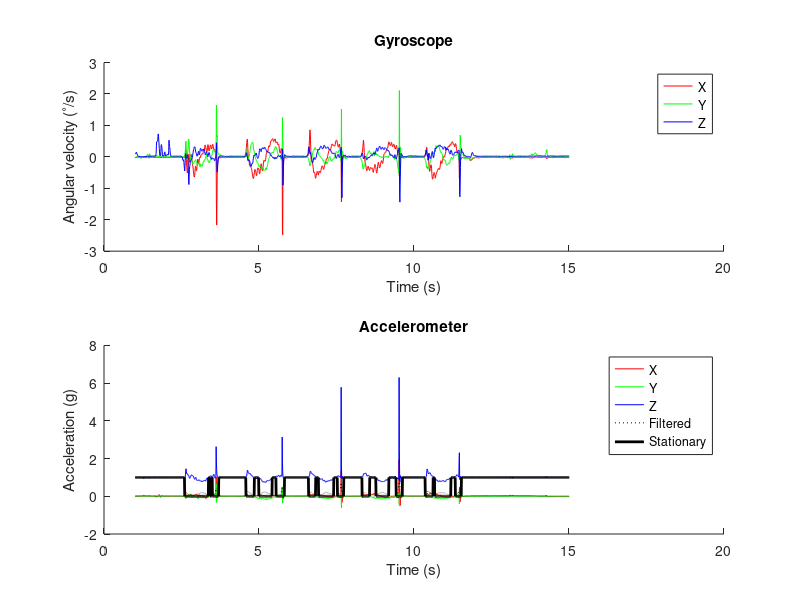

Recreate this plot in MATLAB. (Note: this script raises an error after producing the figure.)
%%
clear;
close all;
clc;
addpath('Quaternions');
addpath('ximu_matlab_library');

%%
datatmp = importdata('output.txt');
t0 = datatmp(1,1);
datatmp(:,1) = datatmp(:,1) - t0;


time = datatmp(:,1)/1e6;
accX = datatmp(:,2);
accY = datatmp(:,3);
accZ = datatmp(:,4);
gyrX = datatmp(:,5);
gyrY = datatmp(:,6);
gyrZ = datatmp(:,7);

samplePeriod = 1/100;
startTime = 1;
stopTime = 15;

clear t0 datatmp ans
%%
% -------------------------------------------------------------------------
% Select dataset (comment in/out)

% filePath = 'Datasets/straightLine';
% startTime = 6;
% stopTime = 26;

% filePath = 'Datasets/stairsAndCorridor';
% startTime = 5;
% stopTime = 53;

% filePath = 'Datasets/spiralStairs';
% startTime = 4;
% stopTime = 47;

% -------------------------------------------------------------------------
% Import data

% samplePeriod = 1/256;
% xIMUdata = xIMUdataClass(filePath, 'InertialMagneticSampleRate', 1/samplePeriod);
% time = xIMUdata.CalInertialAndMagneticData.Time;
% gyrX = xIMUdata.CalInertialAndMagneticData.Gyroscope.X;
% gyrY = xIMUdata.CalInertialAndMagneticData.Gyroscope.Y;
% gyrZ = xIMUdata.CalInertialAndMagneticData.Gyroscope.Z;
% accX = xIMUdata.CalInertialAndMagneticData.Accelerometer.X;
% accY = xIMUdata.CalInertialAndMagneticData.Accelerometer.Y;
% accZ = xIMUdata.CalInertialAndMagneticData.Accelerometer.Z;
% clear('xIMUdata');
%%
% -------------------------------------------------------------------------
% Manually frame data

% startTime = 0;
% stopTime = 10;

indexSel = find(sign(time-startTime)+1, 1) : find(sign(time-stopTime)+1, 1);
time = time(indexSel);
gyrX = gyrX(indexSel, :);
gyrY = gyrY(indexSel, :);
gyrZ = gyrZ(indexSel, :);
accX = accX(indexSel, :);
accY = accY(indexSel, :);
accZ = accZ(indexSel, :);

% -------------------------------------------------------------------------
% Detect stationary periods

% Compute accelerometer magnitude
acc_mag = sqrt(accX.*accX + accY.*accY + accZ.*accZ);

% HP filter accelerometer data
filtCutOff = 0.001;
[b, a] = butter(1, (2*filtCutOff)/(1/samplePeriod), 'high');
acc_magFilt = filtfilt(b, a, acc_mag);

% Compute absolute value
acc_magFilt = abs(acc_magFilt);

% LP filter accelerometer data
filtCutOff = 5;
[b, a] = butter(1, (2*filtCutOff)/(1/samplePeriod), 'low');
acc_magFilt = filtfilt(b, a, acc_magFilt);

% Threshold detection
stationary = acc_magFilt < 0.05;

% -------------------------------------------------------------------------
% Plot data raw sensor data and stationary periods

figure('Position', [9 39 900 600], 'NumberTitle', 'off', 'Name', 'Sensor Data');
ax(1) = subplot(2,1,1);
    hold on;
    plot(time, gyrX, 'r');
    plot(time, gyrY, 'g');
    plot(time, gyrZ, 'b');
    title('Gyroscope');
    xlabel('Time (s)');
    ylabel('Angular velocity (^\circ/s)');
    legend('X', 'Y', 'Z');
    hold off;
ax(2) = subplot(2,1,2);
    hold on;
    plot(time, accX, 'r');
    plot(time, accY, 'g');
    plot(time, accZ, 'b');
    plot(time, acc_magFilt, ':k');
    plot(time, stationary, 'k', 'LineWidth', 2);
    title('Accelerometer');
    xlabel('Time (s)');
    ylabel('Acceleration (g)');
    legend('X', 'Y', 'Z', 'Filtered', 'Stationary');
    hold off;
linkaxes(ax,'x');

% -------------------------------------------------------------------------
% Compute orientation

quat = zeros(length(time), 4);
AHRSalgorithm = AHRS('SamplePeriod', 1/256, 'Kp', 1, 'KpInit', 1);

% Initial convergence
initPeriod = 2;
indexSel = 1 : find(sign(time-(time(1)+initPeriod))+1, 1);
for i = 1:2000
    AHRSalgorithm.UpdateIMU([0 0 0], [mean(accX(indexSel)) mean(accY(indexSel)) mean(accZ(indexSel))]);
end

% For all data
for t = 1:length(time)
    if(stationary(t))
        AHRSalgorithm.Kp = 0.5;
    else
        AHRSalgorithm.Kp = 0;
    end
    AHRSalgorithm.UpdateIMU(deg2rad([gyrX(t) gyrY(t) gyrZ(t)]), [accX(t) accY(t) accZ(t)]);
    quat(t,:) = AHRSalgorithm.Quaternion;
end

% -------------------------------------------------------------------------
% Compute translational accelerations

% Rotate body accelerations to Earth frame
acc = quaternRotate([accX accY accZ], quaternConj(quat));

% % Remove gravity from measurements
% acc = acc - [zeros(length(time), 2) ones(length(time), 1)];     % unnecessary due to velocity integral drift compensation

% Convert acceleration measurements to m/s/s
acc = acc * 9.81;

% Plot translational accelerations
figure('Position', [9 39 900 300], 'NumberTitle', 'off', 'Name', 'Accelerations');
hold on;
plot(time, acc(:,1), 'r');
plot(time, acc(:,2), 'g');
plot(time, acc(:,3), 'b');
title('Acceleration');
xlabel('Time (s)');
ylabel('Acceleration (m/s/s)');
legend('X', 'Y', 'Z');
hold off;

% -------------------------------------------------------------------------
% Compute translational velocities

acc(:,3) = acc(:,3) - 9.81;

% Integrate acceleration to yield velocity
vel = zeros(size(acc));
for t = 2:length(vel)
    vel(t,:) = vel(t-1,:) + acc(t,:) * samplePeriod;
    if(stationary(t) == 1)
        vel(t,:) = [0 0 0];     % force zero velocity when foot stationary
    end
end


% Compute integral drift during non-stationary periods
velDrift = zeros(size(vel));
stationaryStart = find([0; diff(stationary)] == -1);
stationaryEnd = find([0; diff(stationary)] == 1);
for i = 1:numel(stationaryEnd)
    driftRate = vel(stationaryEnd(i)-1, :) / (stationaryEnd(i) - stationaryStart(i));
    enum = 1:(stationaryEnd(i) - stationaryStart(i));
    drift = [enum'*driftRate(1) enum'*driftRate(2) enum'*driftRate(3)];
    velDrift(stationaryStart(i):stationaryEnd(i)-1, :) = drift;
end

% Remove integral drift
vel = vel - velDrift;

% Plot translational velocity
figure('Position', [9 39 900 300], 'NumberTitle', 'off', 'Name', 'Velocity');
hold on;
plot(time, vel(:,1), 'r');
plot(time, vel(:,2), 'g');
plot(time, vel(:,3), 'b');
title('Velocity');
xlabel('Time (s)');
ylabel('Velocity (m/s)');
legend('X', 'Y', 'Z');
hold off;

% -------------------------------------------------------------------------
% Compute translational position

% Integrate velocity to yield position
pos = zeros(size(vel));
for t = 2:length(pos)
    pos(t,:) = pos(t-1,:) + vel(t,:) * samplePeriod;    % integrate velocity to yield position
end

% Plot translational position
figure('Position', [9 39 900 600], 'NumberTitle', 'off', 'Name', 'Position');
hold on;
plot(time, pos(:,1), 'r');
plot(time, pos(:,2), 'g');
plot(time, pos(:,3), 'b');
title('Position');
xlabel('Time (s)');
ylabel('Position (m)');
legend('X', 'Y', 'Z');
hold off;

% -------------------------------------------------------------------------
% Plot 3D foot trajectory

% % Remove stationary periods from data to plot
% posPlot = pos(find(~stationary), :);
% quatPlot = quat(find(~stationary), :);
posPlot = pos;
quatPlot = quat;

% Extend final sample to delay end of animation
extraTime = 20;
onesVector = ones(extraTime*(1/samplePeriod), 1);
posPlot = [posPlot; [posPlot(end, 1)*onesVector, posPlot(end, 2)*onesVector, posPlot(end, 3)*onesVector]];
quatPlot = [quatPlot; [quatPlot(end, 1)*onesVector, quatPlot(end, 2)*onesVector, quatPlot(end, 3)*onesVector, quatPlot(end, 4)*onesVector]];

% Create 6 DOF animation
SamplePlotFreq = 4;
Spin = 120;
SixDofAnimation(posPlot, quatern2rotMat(quatPlot), ...
                'SamplePlotFreq', SamplePlotFreq, 'Trail', 'All', ...
                'Position', [9 39 1280 768], 'View', [(100:(Spin/(length(posPlot)-1)):(100+Spin))', 10*ones(length(posPlot), 1)], ...
                'AxisLength', 0.1, 'ShowArrowHead', false, ...
                'Xlabel', 'X (m)', 'Ylabel', 'Y (m)', 'Zlabel', 'Z (m)', 'ShowLegend', false, ...
                'CreateAVI', false, 'AVIfileNameEnum', false, 'AVIfps', ((1/samplePeriod) / SamplePlotFreq));
